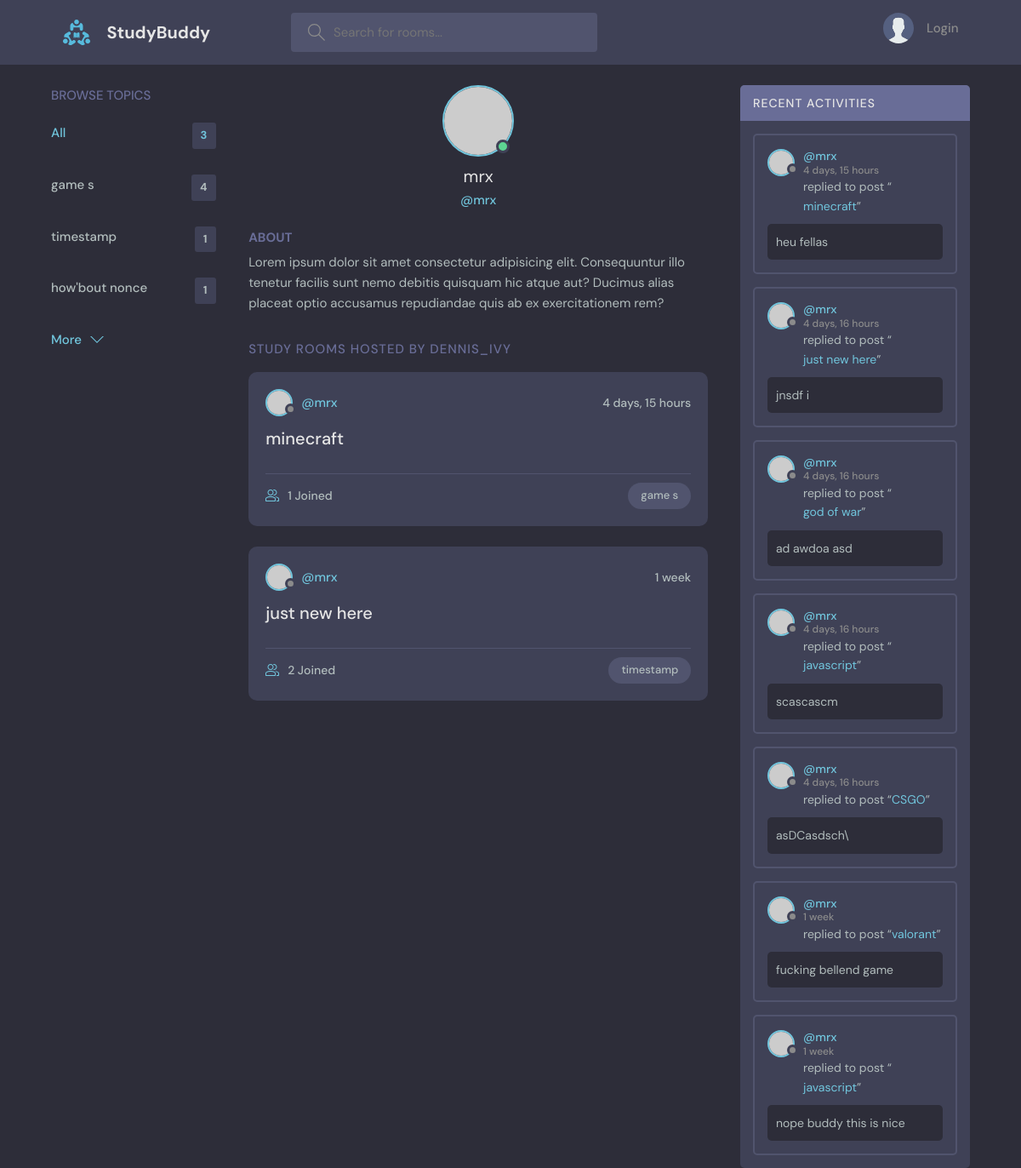
Page /profile/2/ on the earlier database version.
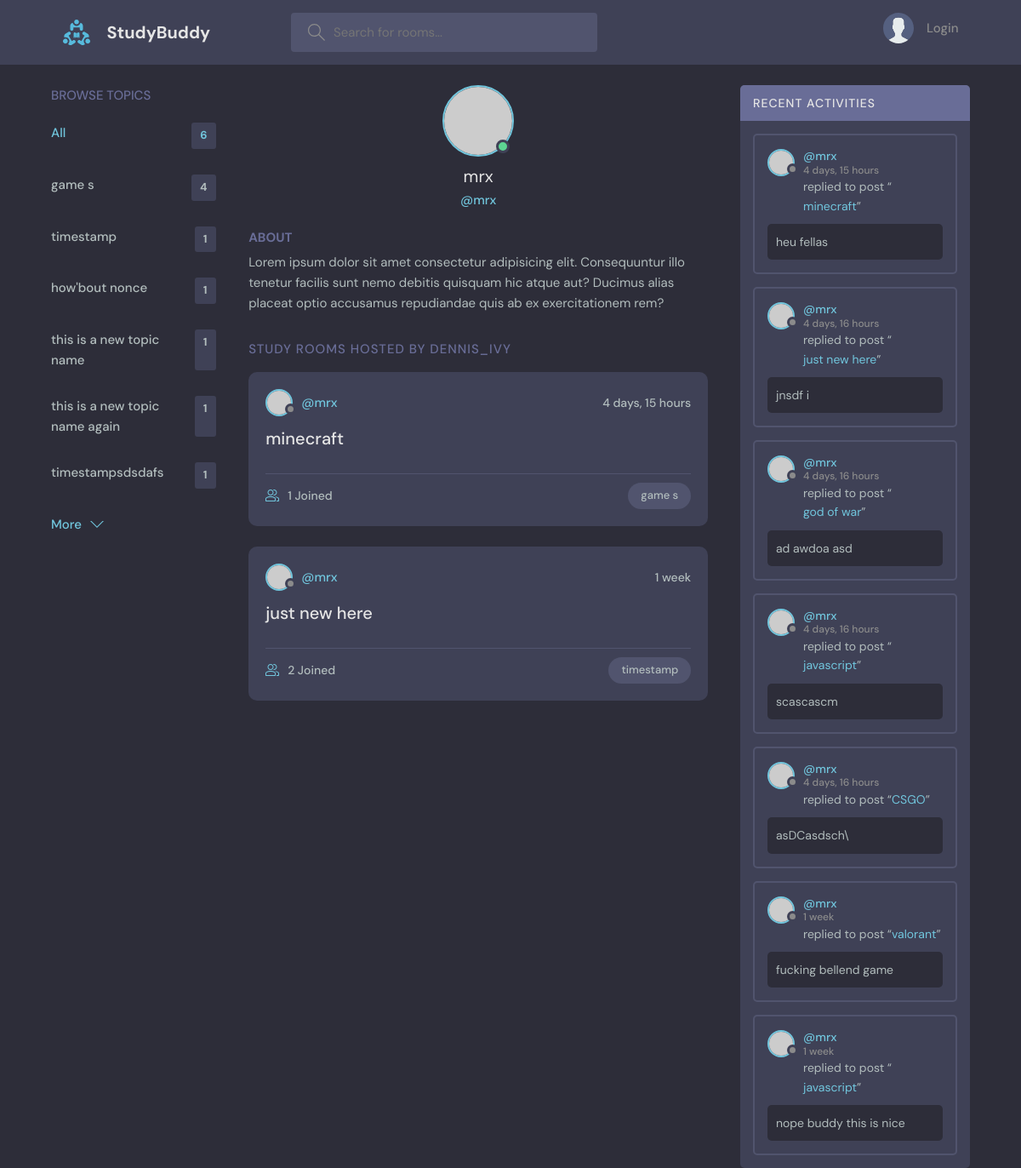
Same page on the later database version.
### base/models.py (models this page shows, shortened)
class Topic(models.Model):
    name = models.CharField(max_length=200)

class Room(models.Model):
    host = models.ForeignKey(User, null=True, on_delete=models.SET_NULL)
    topic = models.ForeignKey(Topic, null=True, on_delete=models.SET_NULL)
    name = models.CharField(max_length=200)
    description = models.TextField(null=True, blank=True)
    participants=models.ManyToManyField(User,related_name='participants',blank=True)
    updated = models.DateTimeField(auto_now=True)
    created = models.DateTimeField(auto_now_add=True)
    def __str__(self):
        return self.name
    class Meta:
        ordering = ['-updated', 'created']

class Message(models.Model):
    user = models.ForeignKey(User, on_delete=models.CASCADE)
    room = models.ForeignKey(Room, on_delete=models.CASCADE)
    body = models.TextField()
    updated = models.DateTimeField(auto_now=True)
    created = models.DateTimeField(auto_now_add=True)
    def __str__(self):
        return self.body[0:50]
    class Meta:
        ordering = ['-updated', 'created']

### base/views.py (the view)
# urls.py: path('profile/<str:pk>/',views.user_profile,name='user_profile'),
def user_profile(request,pk):
    user=models.User.objects.get(id=pk)
    room_messages=user.message_set.all()
    topics=models.Topic.objects.all()
    rooms=user.room_set.all()
    context={'user':user,'rooms':rooms,'room_messages':room_messages,'topics':topics}
    return render(request,'base/profile.html',context)

### base/templates/base/profile.html (shortened to what this page needs)
{% extends 'main.html' %}
 {% block Content %}
  <main class="profile-page layout layout--3">
    <div class="container">
      {% include 'base/topic_component.html' %}
      <div class="roomList">
        <div class="profile">
          <div class="profile__avatar">
            <div class="avatar avatar--large active">
              <img src="https://randomuser.me/api/portraits/men/11.jpg" />
            </div>
          </div>
          <div class="profile__info">
            <h3>{{user.username}}</h3>
            <p>@{{user.username}}</p>
          </div>
          <div class="profile__about">
            <h3>About</h3>
            <p>
              Lorem ipsum dolor sit amet consectetur adipisicing elit. Consequuntur illo tenetur
              facilis sunt nemo debitis quisquam hic atque aut? Ducimus alias placeat optio
              accusamus repudiandae quis ab ex exercitationem rem?
            </p>
          </div>
        </div>
        <div class="roomList__header">
          <div>
            <h2>Study Rooms Hosted by dennis_ivy</a>
            </h2>
          </div>
        </div>
        {% include 'base/feed_component.html' %}
      </div>
      {% include 'base/activity_component.html' %}
    </div>
  </main>
  {% endblock Content %}

### base/templates/base/topic_component.html
<div class="topics">
    <div class="topics__header">
      <h2>Browse Topics</h2>
    </div>
    <ul class="topics__list">
      <li>
        <a href="{% url 'home' %}" class="active">All <span>{{ topics.count }}</span></a>
      </li>
      {% for topic in topics  %}
      <li>
        <a href="{% url 'home' %}?q={{topic.name}}">{{topic.name}} <span>{{ topic.room_set.all.count }}</span></a>
      </li>
      {% endfor %}
    </ul>
    <a class="btn btn--link" href="{% url 'topics' %}">
      More
      <svg version="1.1" xmlns="http://www.w3.org/2000/svg" width="32" height="32" viewBox="0 0 32 32">
        <title>chevron-down</title>
        <path d="M16 21l-13-13h-3l16 16 16-16h-3l-13 13z"></path>
      </svg>
    </a>
  </div>

### base/templates/base/feed_component.html (shortened to what this page needs)
{% for room in rooms %}
<div class="roomListRoom">
    <div class="roomListRoom__header">
      <a href="{% url 'user_profile' pk=room.host.id %}" class="roomListRoom__author">
        <div class="avatar avatar--small">
          <img src="https://randomuser.me/api/portraits/women/11.jpg" />
        </div>
        <span>@{{room.host.username}}</span>
      </a>
      <div class="roomListRoom__actions">
        <span>{{room.created|timesince}}</span>
      </div>
    </div>
    <div class="roomListRoom__content">
      <a href="{% url 'room' pk=room.id %}">{{room.name}}</a>
    </div>
    <div class="roomListRoom__meta">
      <a href="{% url 'room' pk=room.id %}" class="roomListRoom__joined">
        {{room.participants.all.count}} Joined
      </a>
      <p class="roomListRoom__topic">{{room.topic.name}}</p>
    </div>
  </div>
  {% endfor %}

### base/templates/base/activity_component.html (shortened to what this page needs)
<div class="activities">
    <div class="activities__header">
      <h2>Recent Activities</h2>
    </div>
    {% for msg in room_messages  %}
    <div class="activities__box">
      <div class="activities__boxHeader roomListRoom__header">
        <a href="{% url 'user_profile' pk=msg.user.pk %}" class="roomListRoom__author">
          <div class="avatar avatar--small">
            <img src="https://randomuser.me/api/portraits/women/11.jpg" />
          </div>
          <p>
            @{{msg.user}}
            <span>{{msg.created|timesince}}</span>
          </p>
        </a>
      </div>
      <div class="activities__boxContent">
        <p>replied to post “<a href="{% url 'room' pk=msg.room.id %}">{{msg.room}}</a>”</p>
        <div class="activities__boxRoomContent">
          {{msg}}
        </div>
      </div>
    </div>
    {% endfor %}
  </div>

Differences in the rows shown:
added Topic: name "this is a new topic name", room_set.all.count "1"
added Topic: name "this is a new topic name again", room_set.all.count "1"
added Topic: name "timestampsdsdafs", room_set.all.count "1"
Other differences:
{{ topics.count }}: "3" → "6"
